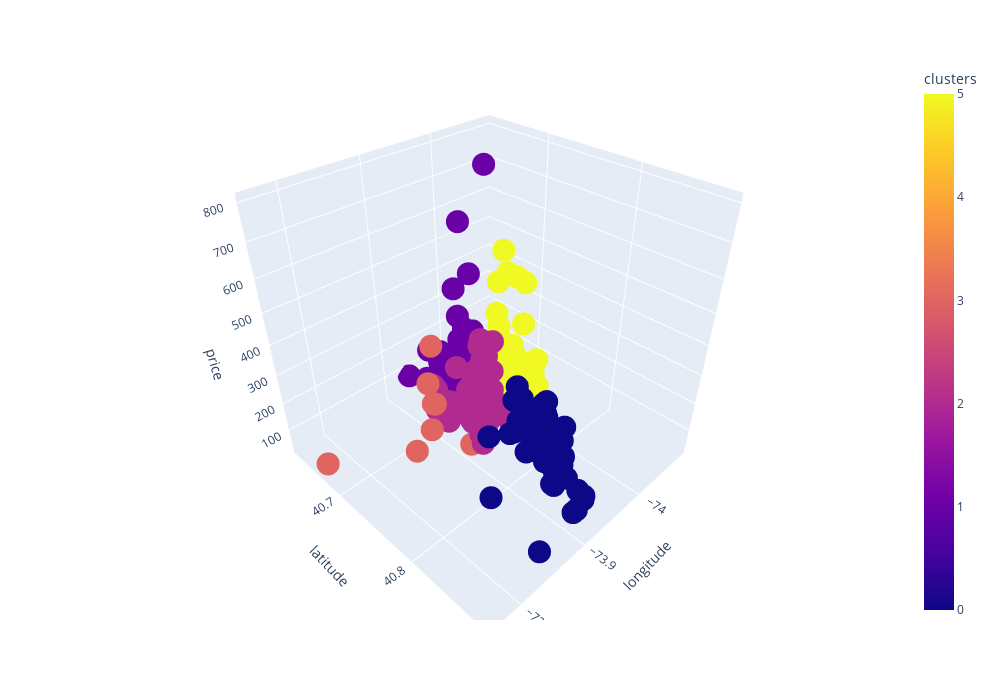

Source (notebook cell):
### Code cell
import plotly
import plotly.express as px

# передаём датафрейм и поля, которые нужно использовать для осей абсцисс, ординат и аппликат
# в значение color передаём номера кластеров
fig = px.scatter_3d(
    data_frame=df, 
    x = 'longitude', 
    y = 'latitude', 
    z = 'price', 
    color='clusters', 
    width=1000,
    height=700
)

#отображаем график
fig.show()

### Figure 1 — Plotly figure (JSON) as saved in the notebook; plotly's stock layout.template omitted (floating-point values rounded to 4 significant figures; data arrays with more than 128 entries replaced by an {"elided": "..."} marker saying what was removed)
{"data": [{"hovertemplate": "longitude=%{x}<br>latitude=%{y}<br>price=%{z}<br>clusters=%{marker.color}<extra></extra>", "legendgroup": "", "marker": {"color": {"elided": "350 int values"}, "coloraxis": "coloraxis", "symbol": "circle"}, "mode": "markers", "name": "", "scene": "scene", "showlegend": false, "type": "scatter3d", "x": {"elided": "350 float values"}, "y": {"elided": "350 float values"}, "z": {"elided": "350 int values"}}], "layout": {"coloraxis": {"colorbar": {"title": {"text": "clusters"}}, "colorscale": [[0, "#0d0887"], [0.1111, "#46039f"], [0.2222, "#7201a8"], [0.3333, "#9c179e"], [0.4444, "#bd3786"], [0.5556, "#d8576b"], [0.6667, "#ed7953"], [0.7778, "#fb9f3a"], [0.8889, "#fdca26"], [1, "#f0f921"]]}, "height": 700, "legend": {"tracegroupgap": 0}, "margin": {"t": 60}, "scene": {"domain": {"x": [0, 1], "y": [0, 1]}, "xaxis": {"title": {"text": "longitude"}}, "yaxis": {"title": {"text": "latitude"}}, "zaxis": {"title": {"text": "price"}}}, "width": 1000}}
